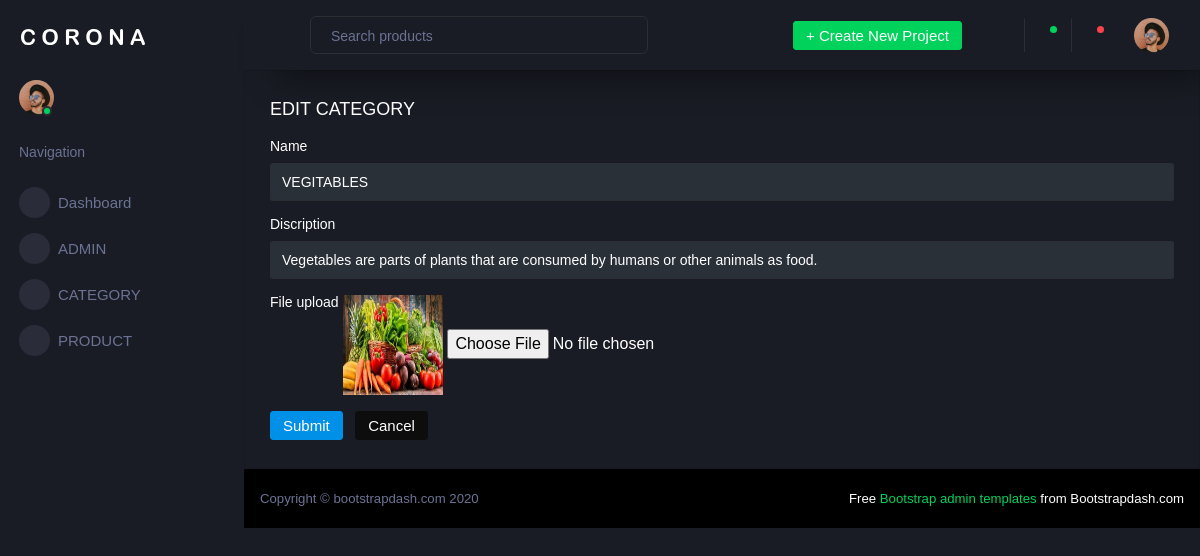
Page /backend/editcategory/1/ on the committed database.
### backend/models.py (models this page shows)
class categordb(models.Model):
    NAME = models.CharField(max_length=100, null=True, blank=True)
    DISCRIPTION = models.CharField(max_length=100, null=True, blank=True)
    IMAGE = models.ImageField(upload_to="profile",null=True,blank=True)

### backend/views.py (the view)
# urls.py: path('editcategory/<int:dataid>/', views.editcategory, name="editcategory"),
def editcategory(req,dataid):
    data = categordb.objects.get(id=dataid)
    print(data)
    return render(req,"editcategory.html",{'data':data})

### backend/templates/editcategory.html (shortened to what this page needs)
<!DOCTYPE html>
{% extends 'index.html' %}
{% block content %}
<html lang="en">
<head>
</head>
<body>
<div class="card">
                  <div class="card-body">
                    <h4 class="card-title"> EDIT CATEGORY</h4>
                    <form class="forms-sample" method="post" action="{% url 'updatecategory' dataid=data.id %}" enctype="multipart/form-data">
                      <div class="form-group">
                        <label for="exampleInputName1">Name</label>
                        <input type="text" class="form-control" id="exampleInputName1" placeholder="Name" name="name" value="{{data.NAME}}">
                      </div>
                          <div class="form-group">
                        <label for="exampleInputName1">Discription</label>
                        <input type="text" class="form-control" id="exampleInputName" placeholder="Discription" name="discription" value="{{data.DISCRIPTION}}">
                      </div>
                      <div class="form-group">
                        <label>File upload</label>
                          <img src="{{data.IMAGE.url}}" width="100px" height="100px">
                          <input type="file" name="image">
                      </div>
                      <button type="submit" class="btn btn-primary mr-2">Submit</button>
                      <button class="btn btn-dark">Cancel</button>
                    </form>
                  </div>
                </div>
</body>
</html>
{% endblock %}

### rows in the picture
categordb: name "VEGITABLES", discription "Vegetables are parts of plants that are consumed by humans or other animals as food.", IMAGE (picture)
